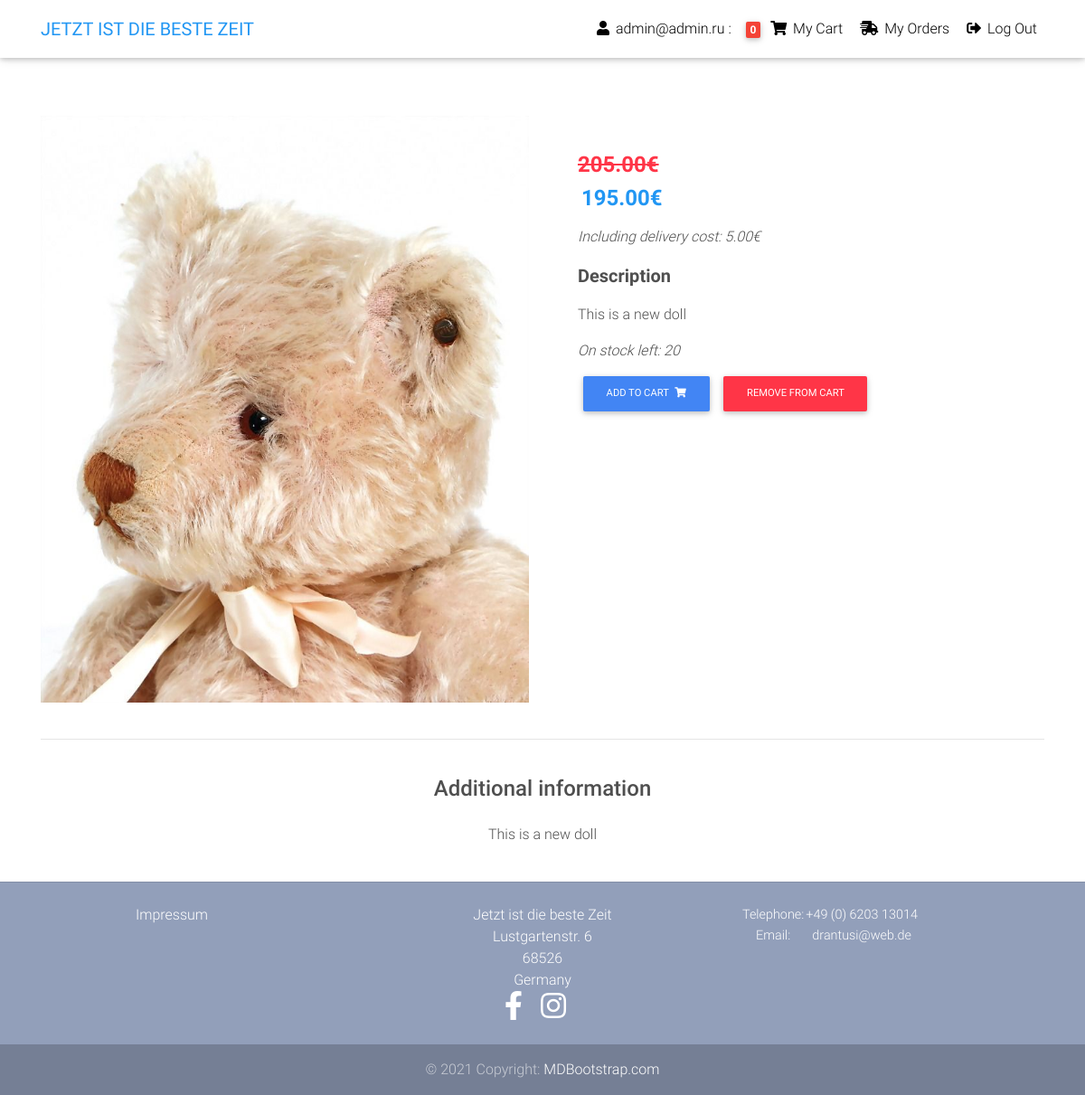
The page /product/doll-test-2/ (signed in) on the database its author committed.
### core/models.py (models this page shows, shortened)
class Item(models.Model):
    title = models.CharField(max_length=100)
    price = models.DecimalField(decimal_places=2, max_digits=10)
    delivery_price = models.DecimalField(
        decimal_places=2,
        max_digits=10,
        blank=True,
        null=True,
    )
    discount_price = models.DecimalField(
        decimal_places=2,
        max_digits=10,
        blank=True,
        null=True,
    )
    category = models.ForeignKey(
        CategoryItem,
        on_delete=models.SET_NULL,
        null=True,
        default=''
        )
    label = models.CharField(
        choices=LABEL_CHOICES, max_length=1, null=True, blank=True)
    stock = models.PositiveIntegerField()
    slug = AutoSlugField(populate_from='title', unique_with='id')
    title_image = models.ImageField(
        upload_to='items/' + str(title) + '/images/')
    description = models.TextField()
    additional_information = models.TextField(blank=True, null=True)
    additional_information_image1 = models.ImageField(
        upload_to='items/' + str(title) + '/images/', blank=True, null=True)
    additional_information_image2 = models.ImageField(
        upload_to='items/' + str(title) + '/images/', blank=True, null=True)
    additional_information_image3 = models.ImageField(
        upload_to='items/' + str(title) + '/images/', blank=True, null=True)
    created_date = models.DateTimeField(auto_now_add=True)
    how_many_times_ordered = models.IntegerField(default='0')
    def get_add_to_cart_url(self):
        return reverse('core:add-to-cart', kwargs={
            'slug': self.slug})
    def get_remove_from_cart_url(self):
        return reverse('core:remove-from-cart', kwargs={
            'slug': self.slug})
    def get_price_delivery(self):
        return self.price + self.delivery_price
    def get_final_price(self):
        if self.discount_price:
            return self.discount_price
        return self.price
    def get_final_price_delivery(self):
        return self.get_final_price() + self.delivery_price

### core/views.py (the view)
# urls.py: path('product/<slug>/', ItemDetailView.as_view(), name='product'),
class ItemDetailView(DetailView):
    model = Item
    template_name = 'product.html'

### core/templatetags/cart_template_tags.py (called while the page is built)
@register.filter
def cart_item_count(user):
    if user.is_authenticated:
        qs = Order.objects.filter(user=user, ordered=False)
        if qs.exists():
            return qs[0].items.count()
    return 0

### templates/product.html (shortened to what this page needs)
{% extends "base.html" %}
{% block content %}
  <main class="mt-1 pt-1">
    <div class="container dark-grey-text mt-5">
      <div class="row wow fadeIn">
        <div class="col-md-6 mb-4">
          <img src="{{ object.title_image.url }}" class="img-fluid" alt="">
        </div>
        <div class="col-md-6 mb-4">
          <div class="p-4">
            <p class="lead">
              <h4 class="font-weight-bold blue-text">
                <strong>
                  {% if object.discount_price %}
                    <span class="mr-1">
                      <h4 class="font-weight-bold text-danger">
                        <del>{{ object.get_price_delivery }}&euro;</del>
                      </h4>
                    </span>
                    <span>{{ object.get_final_price_delivery }}&euro;</span>
                  {% else %}
                    <span>{{ object.get_final_price_delivery }}&euro;</span>
                  {% endif %}
                </strong>
              </h4>
            </p>
            <p class="font-italic">Including delivery cost: {{ object.delivery_price }}&euro;</p>
            <p class="lead font-weight-bold">Description</p>
            <p>{{ object.description }}</p>
            {% if object.stock != 0 %}
              <p class="font-italic">On stock left: {{ object.stock }} </p>
              <a href="{{ object.get_add_to_cart_url }}" class="btn btn-primary btn-md my-0 p">
              Add to cart
              <i class="fas fa-shopping-cart ml-1"></i>
              </a>
              <a href="{{ object.get_remove_from_cart_url }}" class="btn btn-danger btn-md my-0 p">
              Remove from cart
              </a>
            {% else %}
              <p class="font-weight-bold red-text">On stock left: {{ object.stock }} </p>
            {% endif %}
          </div>
        </div>
      </div>
      <hr>
      <div class="row d-flex justify-content-center wow fadeIn">
        {% if object.additional_information %}
          <div class="col-md-6 text-center">
            <h4 class="my-4 h4">Additional information</h4>
            <p>{{ object.additional_information }}</p>
          </div>
        {% endif %}
      </div>
    </div>
  </main>
{% endblock content %}

### templates/navbar.html (shortened to what this page needs)
{% load cart_template_tags %}
<nav class="navbar fixed-top navbar-expand-lg navbar-light white scrolling-navbar">
    <div class="container">
      <a class="navbar-brand waves-effect" href="/">
        <strong class="blue-text">JETZT IST DIE BESTE ZEIT</strong>
      </a>
      <div class="collapse navbar-collapse" id="navbarSupportedContent">
        <ul class="navbar-nav nav-flex-icons ml-auto">
          {% if request.user.is_authenticated %}
          <li class="nav-item">
            <a class="nav-link waves-effect">
            <i class="fas fa-user"></i>
              <span class="clearfix d-none d-sm-inline-block"> {% if request.user.email %} {{ request.user.email }} {% else %} {{ request.user.username }} {% endif %}: </span>
            </a>
          </li>
          <li class="nav-item">
            <a href="{% url 'core:order-summary' %}" class="nav-link waves-effect">
              <span class="badge red z-depth-1 mr-1"> {{ request.user|cart_item_count }} </span>
              <i class="fas fa-shopping-cart"></i>
              <span class="clearfix d-none d-sm-inline-block"> My Cart </span>
            </a>
          </li>
          <li class="nav-item">
            <a href="{% url 'core:orders-finished' %}" class="nav-link waves-effect">
              <i class="fas fa-shipping-fast"></i>
              <span class="clearfix d-none d-sm-inline-block"> My Orders </span>
            </a>
          </li>
          <li class="nav-item">
            <a class="nav-link waves-effect" href="{% url 'account_logout' %}">
              <i class="fas fa-sign-out-alt"></i>
              <span class="clearfix d-none d-sm-inline-block"> Log Out </span>
            </a>
          </li>
          {% endif %}
        </ul>
      </div>
    </div>
  </nav>

### templates/base.html (style rules this page uses)
html, body, header, .carousel { height: 60vh; }

### rows shown on the page
Item: title_image (picture), get_price_delivery "205.00", get_final_price_delivery "195.00", delivery_price "5.00", description "This is a new doll", stock "20", additional_information "This is a new doll"

### other values the page prints
{{ request.user.email }} "admin@admin.ru"
{{ request.user|cart_item_count }} "0"
